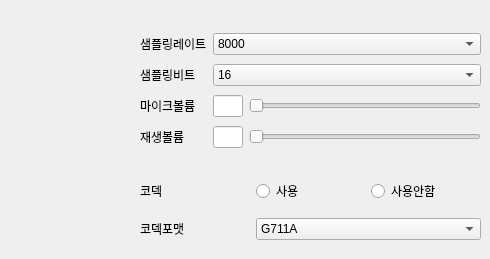
      <widget class="QWidget" name="media_audio">
       <attribute name="title">
        <string>오디오</string>
       </attribute>
       <widget class="QWidget" name="gridLayoutWidget_9">
        <property name="geometry">
         <rect>
          <x>140</x>
          <y>30</y>
          <width>341</width>
          <height>121</height>
         </rect>
        </property>
        <layout class="QGridLayout" name="media_audio_sample_grid">
         <item row="2" column="0">
          <widget class="QLabel" name="label_collection_volume">
           <property name="text">
            <string>마이크볼륨</string>
           </property>
          </widget>
         </item>
         <item row="3" column="2">
          <widget class="QSlider" name="play_volume_slider">
           <property name="orientation">
            <enum>Qt::Horizontal</enum>
           </property>
          </widget>
         </item>
         <item row="1" column="0">
          <widget class="QLabel" name="label_samplebit">
           <property name="text">
            <string>샘플링비트</string>
           </property>
          </widget>
         </item>
         <item row="2" column="2">
          <widget class="QSlider" name="collect_volume_slider">
           <property name="orientation">
            <enum>Qt::Horizontal</enum>
           </property>
          </widget>
         </item>
         <item row="0" column="0">
          <widget class="QLabel" name="label_samplerate">
           <property name="text">
            <string>샘플링레이트</string>
           </property>
          </widget>
         </item>
         <item row="3" column="0">
          <widget class="QLabel" name="label_play_volume">
           <property name="text">
            <string>재생볼륨</string>
           </property>
          </widget>
         </item>
         <item row="2" column="1">
          <widget class="QLineEdit" name="collect_volume">
           <property name="maximumSize">
            <size>
             <width>30</width>
             <height>16777215</height>
            </size>
           </property>
           <property name="alignment">
            <set>Qt::AlignCenter</set>
           </property>
          </widget>
         </item>
         <item row="3" column="1">
          <widget class="QLineEdit" name="play_volume">
           <property name="maximumSize">
            <size>
             <width>30</width>
             <height>16777215</height>
            </size>
           </property>
           <property name="alignment">
            <set>Qt::AlignCenter</set>
           </property>
          </widget>
         </item>
         <item row="0" column="1" colspan="2">
          <widget class="QComboBox" name="sample_rate">
           <item>
            <property name="text">
             <string>8000</string>
            </property>
           </item>
          </widget>
         </item>
         <item row="1" column="1" colspan="2">
          <widget class="QComboBox" name="sample_bit">
           <item>
            <property name="text">
             <string>16</string>
            </property>
           </item>
          </widget>
         </item>
        </layout>
       </widget>
       <widget class="QWidget" name="gridLayoutWidget_10">
        <property name="geometry">
         <rect>
          <x>140</x>
          <y>170</y>
          <width>341</width>
          <height>80</height>
         </rect>
        </property>
        <layout class="QGridLayout" name="media_smaple_codec_grid">
         <item row="0" column="2">
          <widget class="QRadioButton" name="audio_encode_enabled_no">
           <property name="text">
            <string>사용안함</string>
           </property>
          </widget>
         </item>
         <item row="0" column="1">
          <widget class="QRadioButton" name="audio_encode_enabled_yes">
           <property name="text">
            <string>사용</string>
           </property>
          </widget>
         </item>
         <item row="0" column="0">
          <widget class="QLabel" name="label_audio_codec">
           <property name="text">
            <string>코덱</string>
           </property>
          </widget>
         </item>
         <item row="1" column="0">
          <widget class="QLabel" name="label_audio_format">
           <property name="text">
            <string>코덱포맷</string>
           </property>
          </widget>
         </item>
         <item row="1" column="1" colspan="2">
          <widget class="QComboBox" name="media_audio_codec_format">
           <item>
            <property name="text">
             <string>G711A</string>
            </property>
           </item>
           <item>
            <property name="text">
             <string>G711U</string>
            </property>
           </item>
          </widget>
         </item>
        </layout>
       </widget>
      </widget>
